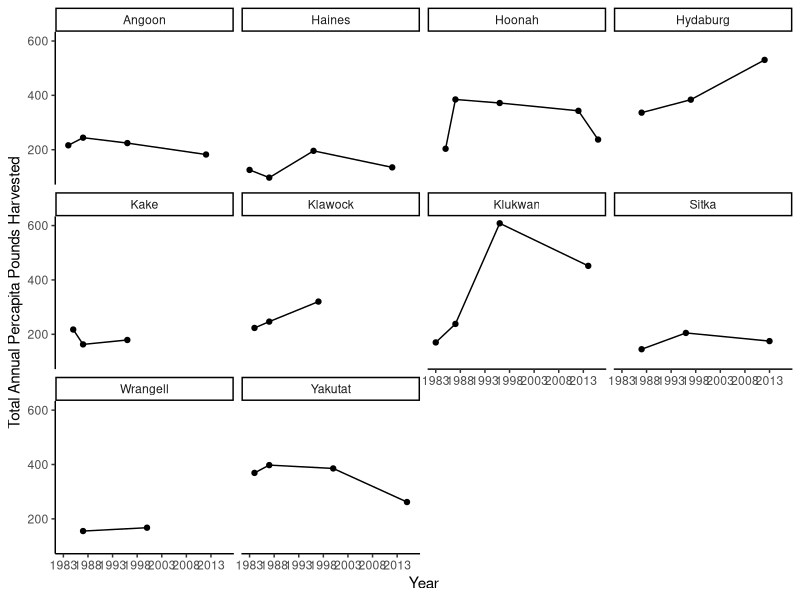

Here is the R script that generated this plot:
##Example code to test github functions 

##Date: July 16, 2025

library(tidyverse)
library(readxl)
library(ggplot2)

##Read in comprehensive harvest data
df <- read.csv("data/UW_tongass_harvest_data_clean_comprehensive.csv")


##Some sample code

##Select communities of interest for case studies 
df_sub <- df %>%
  filter(Site %in% c("Haines", "Klukwan", "Yakutat", "Angoon", "Hoonah", "Sitka", "Hydaburg", "Klawock", "Wrangell", "Kake"))


##Calculate total percapita harvest per community

df_percap_total <- df_sub %>%
  group_by(Site, Year) %>%
  filter(!is.na(Percapita_Pounds_Harvested)) %>%
  summarise_at(vars(Percapita_Pounds_Harvested), list(Percap_sum_lb = sum))


##Plot percapita harvest over time
ggplot(df_percap_total, aes(x = Year, y = Percap_sum_lb)) +
  geom_point() +
  geom_line() +
  scale_x_continuous(breaks = seq(1983, 2015, by = 5)) +
  labs(x = "Year", y = "Total Annual Percapita Pounds Harvested") +
  theme_classic() +
  facet_wrap(~Site)


##make some change to my script 

##make another change that i dont know if i want tomerge 
## Test Anne
  